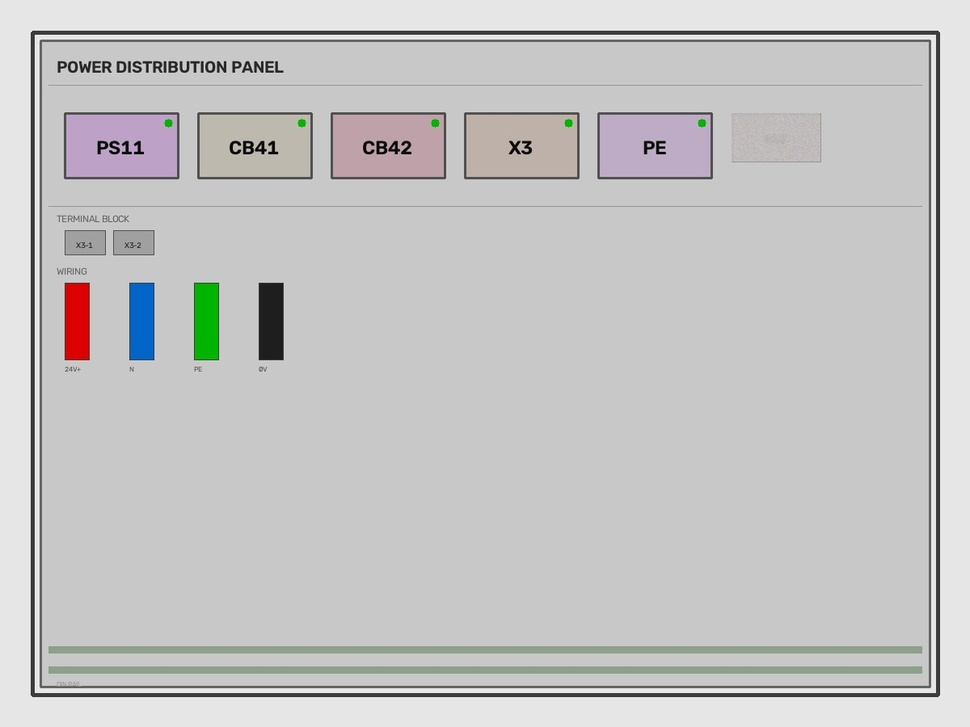
#> input picture assets/test-inputs/set1/set1_photo.jpg, 970 x 727 px, shrunk from 1200 x 900 before the run
$ python -i color_analyzer.py   (imports and definitions only)
#> lines starting #> are read from the running program, lines starting #| are printed output that depends on the picture; after the words box and inside, x2 and y2 are one past the last pixel; in counts of white or black regions, pixels touching at a corner belong together
#> further down, picture is the input picture: shape (727, 970, 3); mean B, G, R 196, 196.1, 196.4
"""
Wire color analysis using HSV histograms and k-means clustering.
Detects wire colors in cabinet regions and matches against expected color codes.
"""
import cv2
import numpy as np
from dataclasses import dataclass
from sklearn.cluster import KMeans


# IEC 60445 standard wire colors for industrial cabinets
WIRE_COLORS = {
    "red":    {"hsv_low": (0, 100, 100),   "hsv_high": (10, 255, 255),  "hsv_low2": (170, 100, 100), "hsv_high2": (180, 255, 255)},
    "blue":   {"hsv_low": (100, 100, 80),  "hsv_high": (130, 255, 255)},
    "green":  {"hsv_low": (35, 80, 80),    "hsv_high": (85, 255, 255)},
    "yellow": {"hsv_low": (20, 100, 100),  "hsv_high": (35, 255, 255)},
    "black":  {"hsv_low": (0, 0, 0),       "hsv_high": (180, 100, 50)},
    "white":  {"hsv_low": (0, 0, 200),     "hsv_high": (180, 30, 255)},
    "brown":  {"hsv_low": (10, 100, 50),   "hsv_high": (20, 255, 200)},
    "orange": {"hsv_low": (10, 150, 150),  "hsv_high": (25, 255, 255)},
    "grey":   {"hsv_low": (0, 0, 80),      "hsv_high": (180, 50, 180)},
}


@dataclass
class ColorDetection:
    color_name: str
    confidence: float
    pixel_ratio: float
    dominant_hsv: tuple[float, float, float]
    bbox: tuple[int, int, int, int] | None = None


class WireColorAnalyzer:
    def __init__(self):
        self.colors = WIRE_COLORS

    # [134 lines left out: functions detect_dominant_colors, _classify_hsv, _color_confidence, check_wire_color, _check_color_by_mask, not called in this run]

    def detect_wire_regions(self, image: np.ndarray) -> list[tuple[int, int, int, int]]:
        gray = cv2.cvtColor(image, cv2.COLOR_BGR2GRAY) if len(image.shape) == 3 else image
        ih, iw = image.shape[:2]
#> ih = 727; iw = 970
        wire_regions = []

        edges = cv2.Canny(gray, 30, 100)
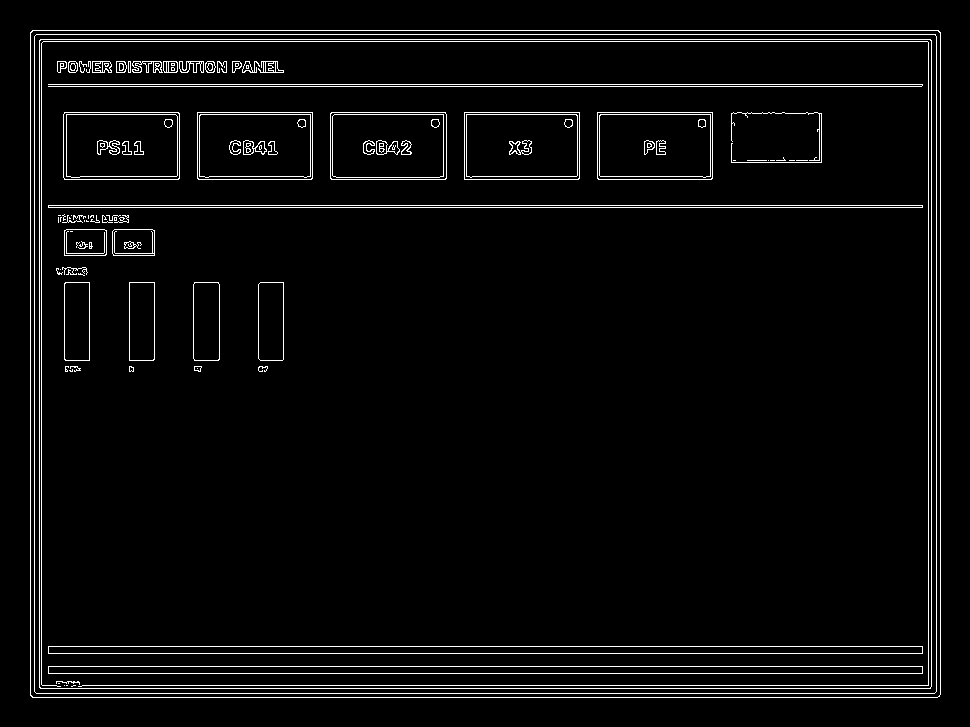
#> edges: shape (727, 970); 3.9% white in thin lines or dots, all inside (x1, y1, x2, y2) = (30, 30, 941, 698)
        kernel = cv2.getStructuringElement(cv2.MORPH_RECT, (1, 5))
        edges = cv2.dilate(edges, kernel, iterations=2)
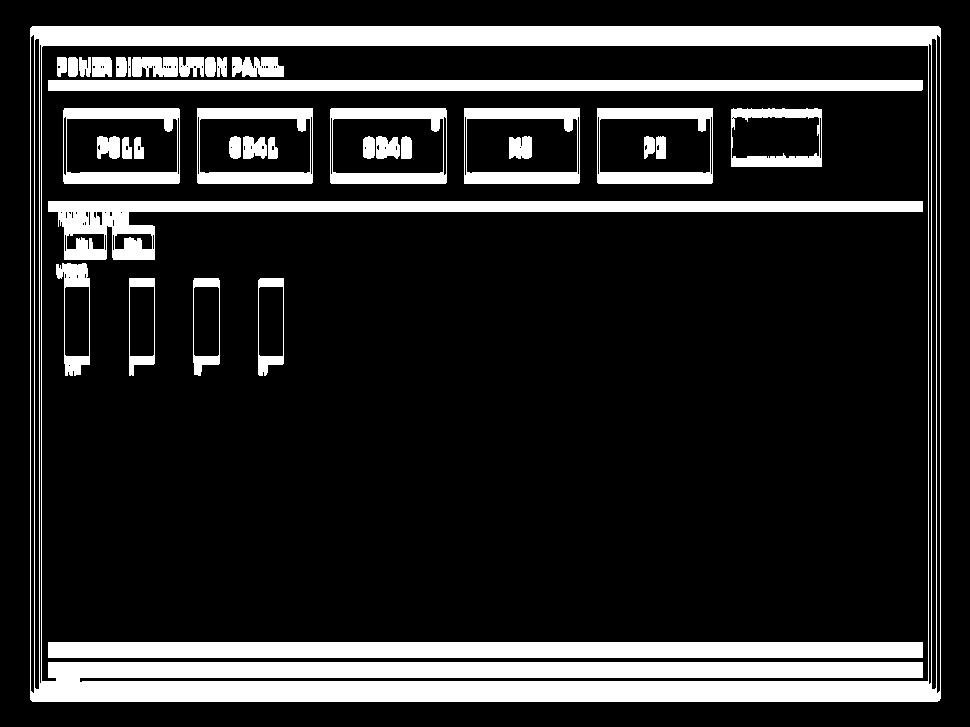
#> edges: shape (727, 970); 17% white; 37 white regions
        contours, _ = cv2.findContours(edges, cv2.RETR_EXTERNAL, cv2.CHAIN_APPROX_SIMPLE)
#> contours = 1 contour; box (x1, y1, x2, y2) and area: (30, 26, 941, 702) 614240
        for cnt in contours:
            x, y, w, h = cv2.boundingRect(cnt)
            aspect = h / max(w, 1)
            if aspect > 1.5 and h > 20:
                wire_regions.append((x, y, w, h))
#> this loop made 1 pass
#> (x, y, w, h, aspect) on pass 1: (30, 26, 911, 676, 0.742)
#> after the loop, wire_regions = []

        if not wire_regions:
            hsv = cv2.cvtColor(image, cv2.COLOR_BGR2HSV)
#> hsv: shape (727, 970, 3); mean H, S, V 11.1, 4.7, 198
            sat_mask = hsv[:, :, 1] > 80
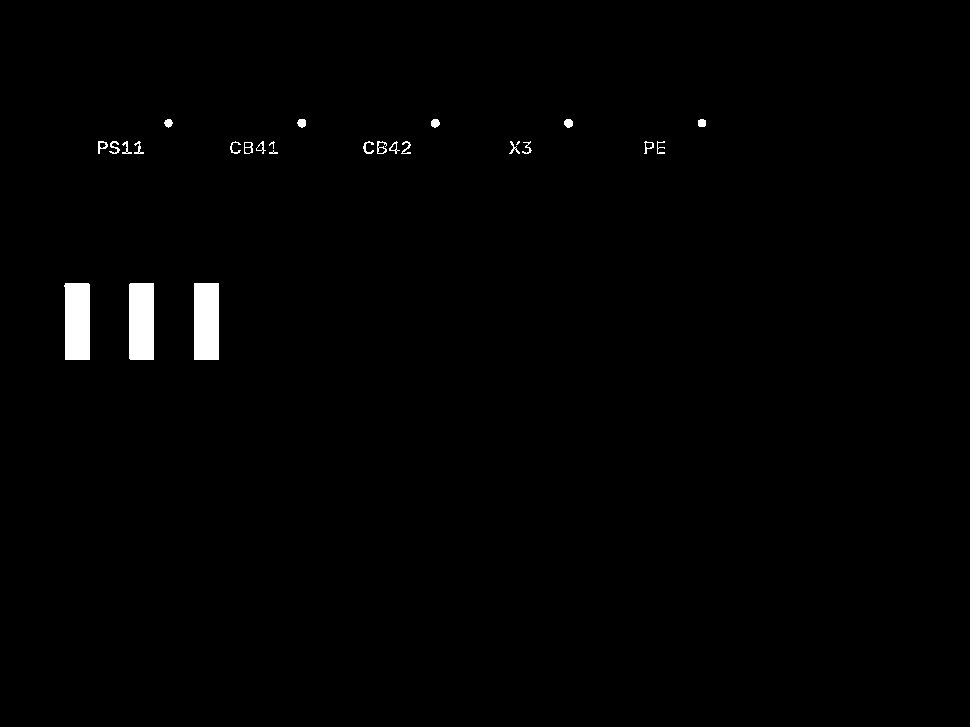
#> sat_mask: shape (727, 970) bool; 0.98% white; 26 white regions (3 under 20 px), largest, box (x1, y1, x2, y2) and area: (64, 283, 90, 360) 1926, (194, 283, 219, 360) 1925, (129, 283, 154, 360) 1923
            val_low_mask = hsv[:, :, 2] < 60
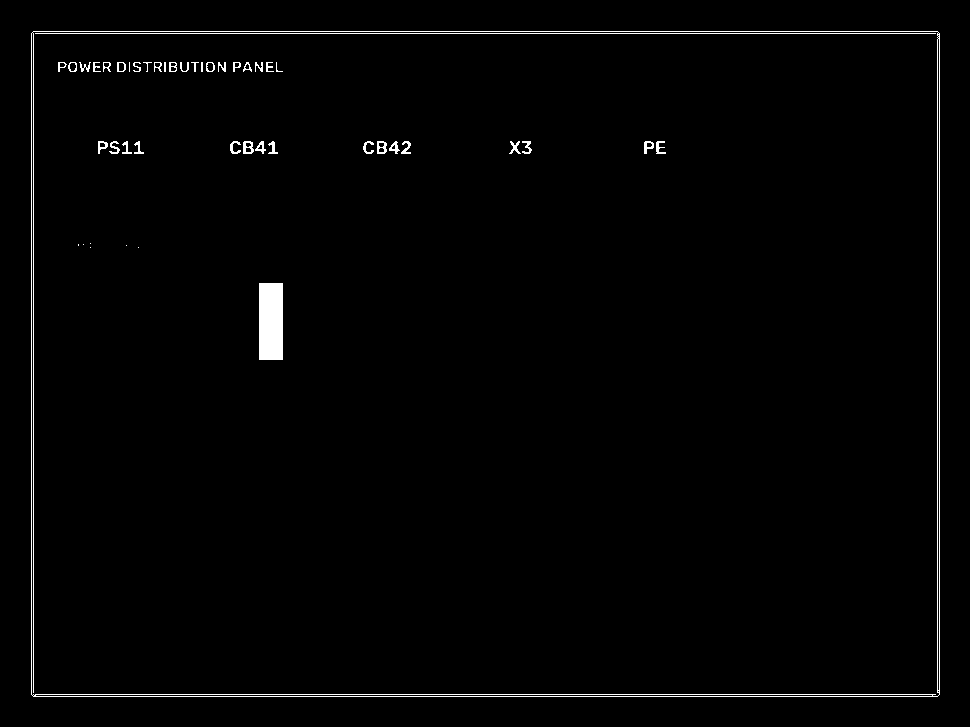
#> val_low_mask: shape (727, 970) bool; 1.4% white; 47 white regions (8 under 20 px), largest, box (x1, y1, x2, y2) and area: (31, 31, 940, 697) 5366, (259, 283, 283, 360) 1848, (35, 33, 936, 34) 901
            color_mask = (sat_mask | val_low_mask).astype(np.uint8) * 255
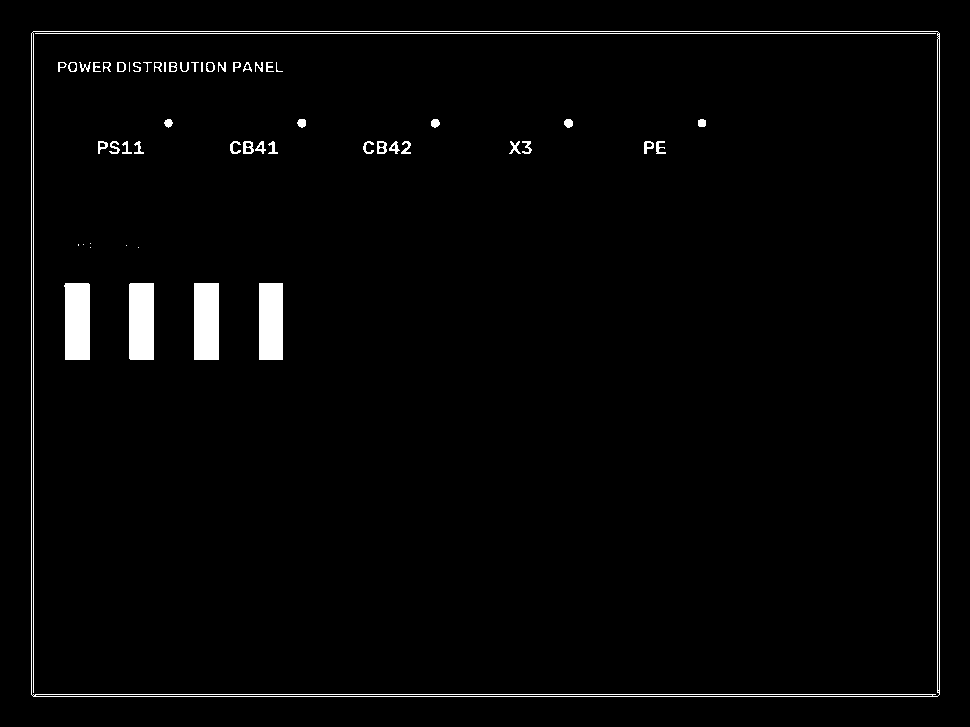
#> color_mask: shape (727, 970); 2.3% white; 55 white regions (8 under 20 px), largest, box (x1, y1, x2, y2) and area: (31, 31, 940, 697) 5366, (64, 283, 90, 360) 1926, (194, 283, 219, 360) 1925
            kernel = cv2.getStructuringElement(cv2.MORPH_RECT, (3, 3))
            color_mask = cv2.morphologyEx(color_mask, cv2.MORPH_CLOSE, kernel, iterations=2)
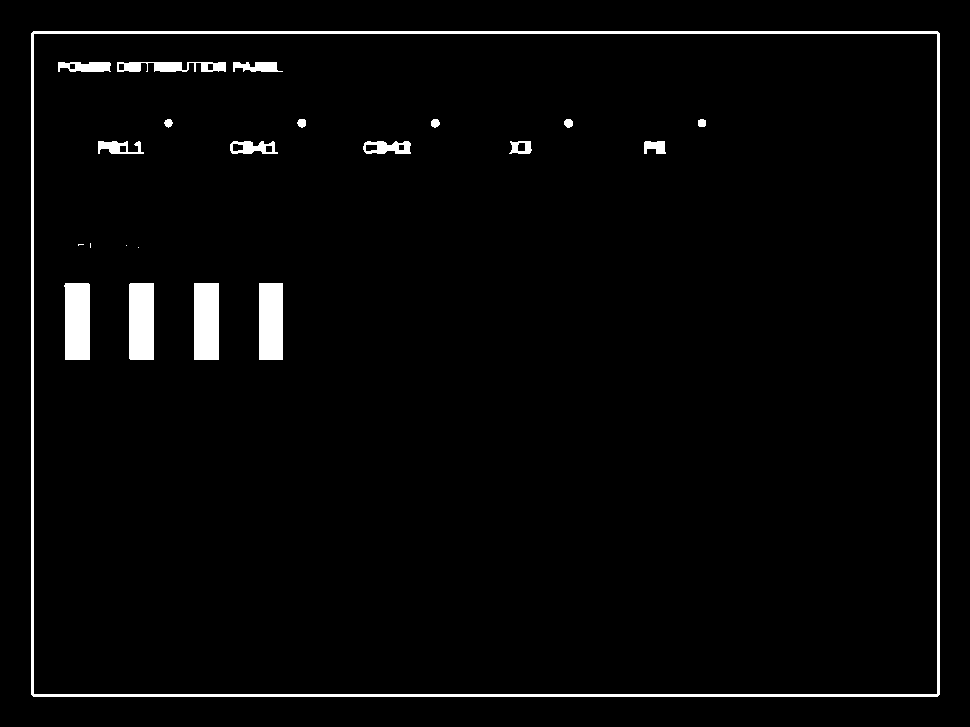
#> color_mask: shape (727, 970); 2.9% white; 22 white regions (4 under 20 px), largest, box (x1, y1, x2, y2) and area: (31, 31, 940, 697) 9402, (64, 283, 90, 360) 1926, (194, 283, 219, 360) 1925
            contours2, _ = cv2.findContours(color_mask, cv2.RETR_EXTERNAL, cv2.CHAIN_APPROX_SIMPLE)
#> contours2 = 1 item
            for cnt in contours2:
                x, y, w, h = cv2.boundingRect(cnt)
                area = w * h
                if area > 200 and h > 15:
                    wire_regions.append((x, y, w, h))
#> this loop made 1 pass
#> (x, y, w, h, area) on pass 1: (31, 31, 909, 666, 605394)
#> after the loop, wire_regions = [(31, 31, 909, 666)]

        wire_regions.sort(key=lambda r: r[0])
        return wire_regions

>>> import cv2
>>> picture = cv2.imread('../../assets/test-inputs/set1/set1_photo.jpg')
>>> result = WireColorAnalyzer().detect_wire_regions(picture)
#> result = [(31, 31, 909, 666)]
